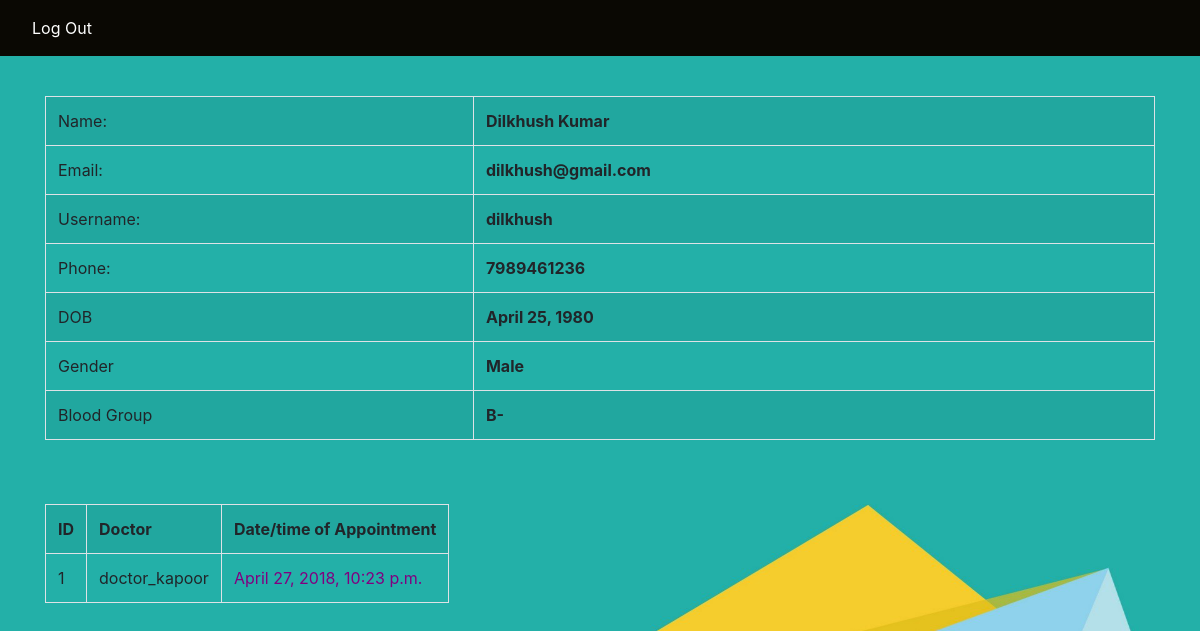
The app's page /patient/view/dilkhush/ (signed in) with its own data.
### pm/models.py (models this page shows)
class User(AbstractUser):
    USER_TYPE_CHOICES = (
        (1,'patient'),
        (2,'doctor'),
        (3,'staff'),
    )
    user_type = models.PositiveSmallIntegerField(null=True,choices = USER_TYPE_CHOICES)
    date_of_birth = models.DateField(auto_now=False, auto_now_add=False, null=True)
    phone = models.CharField(null=True, max_length=15)
    GENDER_CHOICES = (
        ('Male', 'Male'),
        ('Female', 'Female'),
        ('Other', 'Other'),
    )
    gender = models.CharField(
        max_length = 6,
        choices = GENDER_CHOICES,
        null = True,
        default = 'Other',
    )
    BLOOD_GROUP_CHOICES = (
        ('A+','A+'),
        ('A-','A-'),
        ('B+','B+'),
        ('B-','B-'),
        ('O+','O+'),
        ('O-','O-'),
        ('AB+','AB+'),
        ('AB-','AB-'),
        ('Other','Other'),
    )
    blood_group = models.CharField(
        max_length = 5,
        choices = BLOOD_GROUP_CHOICES,
        null = True,
        default = 'Other',
    )

class Appointment(models.Model):
    id = models.AutoField(primary_key = True)
    patient = models.ForeignKey(
        User,
        on_delete = models.CASCADE,
        limit_choices_to = Q(user_type = 1), # type 1 = patient
        related_name = 'patient',
        null = True,
    )
    doctor = models.ForeignKey(
        User,
        on_delete = models.CASCADE,
        limit_choices_to = Q(user_type = 2), # type 2 = doctor
        related_name = 'doctor',
        null = True,
    )
    date_time = models.DateTimeField(auto_now = True)
    blood_pressure = models.CharField(max_length = 10, null = True)
    breath_rate = models.PositiveSmallIntegerField(null = True) # units: bpm
    pulse_rate = models.PositiveSmallIntegerField(null = True) # units: bpm
    body_temperature = models.DecimalField(max_digits = 5, decimal_places = 2, null=True)
    report = models.TextField(max_length = 500, null = True)
    prescription = models.TextField(max_length = 500, null = True)
    prognosis = models.TextField(max_length = 500, null = True)

### pm/views.py (the view)
# urls.py: path('patient/view/<str:uname>/', views.patient_view, name = 'patient_view'),
def patient_view(request, uname):
    logged_in_user = request.user
    usr = get_object_or_404(User, username = uname)
    appointments = Appointment.objects.filter(patient=usr)
    context = {
        'user': usr,
        'appointments': appointments,
        'logged_in_user': logged_in_user,
    }
    if logged_in_user.user_type == 2:
        return render(request, 'pm/patient_view.html', context)
    else:
        return render(request, 'pm/patient_view_patient.html', context)

### templates/pm/patient_view_patient.html (shortened to what this page needs)
{% extends "pm/base_patient.html" %}
{% block s %}
<div class="container">
        <table class="table table-striped table-bordered table-hover">
                <tr>
                  <td>Name:</td>
                  <td id="strong">
                    {{ user.first_name }} {{ user.last_name }}
                </td>
                </tr>
                <tr>
                  <td>Email:</td>
                  <td id="strong">{{ user.email }}</td>
                </tr>
                <tr>
                  <td>Username:</td>
                  <td id="strong">{{ user.username }}</td>
                </tr>
                <tr>
                  <td>Phone:</td>
                  <td id="strong">{{ user.phone }}</td>
                </tr>
                <tr>
                  <td>DOB</td>
                  <td id="strong">{{ user.date_of_birth }}</td>
                </tr>
                <tr>
                  <td>Gender</td>
                  <td id="strong">{{ user.gender }}</td>
                </tr>
                <tr>
                        <td>Blood Group</td>
                        <td id="strong">{{ user.blood_group }}</td>
              </tr>
              </table>
        <div class="container">
                <br>
                <div class="row">
                    <div class="appt">
                        <table class="table table-striped table-bordered table-hover">
                            <tr>
                                <th> ID </th>
                                <th> Doctor </th>
                                <th> Date/time of Appointment </th>
                            </tr>
                            {% if appointments %}
                            {% for appt in appointments %}
                            <tr>
                                <td> {{ forloop.counter }} </td>
                                <td> {{ appt.doctor }} </td>
                                <td> <a href="/appointment/view/{{ appt.id }}"> {{ appt.date_time }} </a> </td>
                            </tr>
                            {% endfor %}
                            {% else %}
                            <tr>
                                <td colspan=3>No appointments to show</td>
                            </tr>
                            {% endif %}
                        </table>
                    </div>
                </div>
                <p style="padding:5px;" ></p>
            </div>
{% endblock %}

### pm/static/css/test.css (style rules this page uses)
body { background-color: lightblue; }
td { border: 2px solid #020101; text-align: left; padding: 8px; }
#bg { background-size: 1800px 900px; background-repeat: no-repeat; background-position: top; background-attachment: fixed; }
#strong { font-weight: bold; }
a { color: purple; }

### records on screen
User: first_name "Dilkhush", last_name "Kumar", email "dilkhush@gmail.com", username "dilkhush", phone "7989461236", date_of_birth "April 25, 1980", gender "Male", blood_group "B-"
Appointment: doctor "doctor_kapoor", date_time "April 27, 2018, 10:23 p.m."
